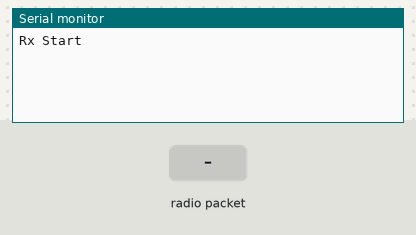
A sketch run on a simulated Arduino Uno, built with avr-gcc and run on an emulated ATmega328P. On the bench: the last lines printed to the serial monitor. Inputs (shaded band) come from the test bench. No radio packets arrive unless stated.

Above: at 1.2 s.
1.3 s: radio packet "1" arrives
At 1.7 s:
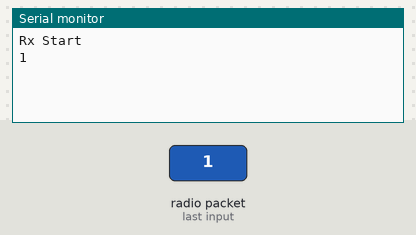
2.8 s: radio packet "0" arrives
At 4.0 s:
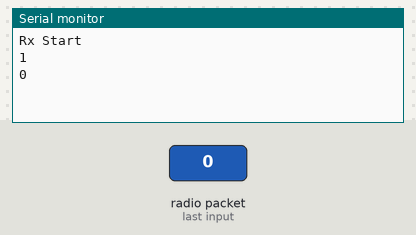
4.3 s: radio packet "2" arrives
At 5.2 s:
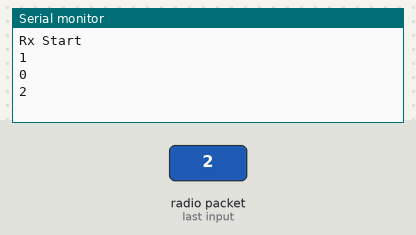

The sketch:

nRF24L01_Rx_2.ino
```cpp
#include <SPI.h>
#include <nRF24L01.h>
#include <RF24.h>

RF24 radio(15, 2); // SPI 버스에 nRF24L01 라디오를 설정하기 위해 CE, CSN 선언.
const byte address[6] = "00001"; //주소값을 5가지 문자열로 변경할 수 있으며, 송신기과 수신기가 동일한 주소로 해야됨.

void setup() {

  Serial.begin(9600);
  Serial.println("Rx Start");

  radio.begin();
  radio.setPayloadSize(16);         //optionally, reduce the payload size.  seems to improve reliability.
  radio.openReadingPipe(0, address);
  radio.setPALevel(RF24_PA_HIGH);
  //전원공급에 관한 파워레벨을 설정합니다. 모듈 사이가 가까우면 최소로 설정합니다.
  //거리가 가까운 순으로 RF24_PA_MIN / RF24_PA_LOW / RF24_PA_HIGH 등으로 설정할 수 있습니다.  RF24_PA_MAX는 레거시
  //높은 레벨(거리가 먼 경우)은 작동하는 동안 안정적인 전압을 가지도록 GND와 3.3V에 바이패스 커패시터 사용을 권장함.
  // radio.enableDynamicPayloads();
  // radio.enableDynamicAck();
  radio.setAutoAck(false);
  // radio.powerUp() ;
  radio.startListening(); //모듈을 수신기로 설정
}

void loop() {
  if (radio.available()) {
    char readBuffer[16] = "";
    radio.read(&readBuffer, sizeof(readBuffer));
    Serial.println(readBuffer);
  }
}
```

Measured:
- after the input at 1.3 s, the serial monitor: prints a new line at once (image 1)
- after the input at 2.8 s, the serial monitor: prints a new line at once (image 2)
- after the input at 4.3 s, the serial monitor: prints a new line at once (image 3)
